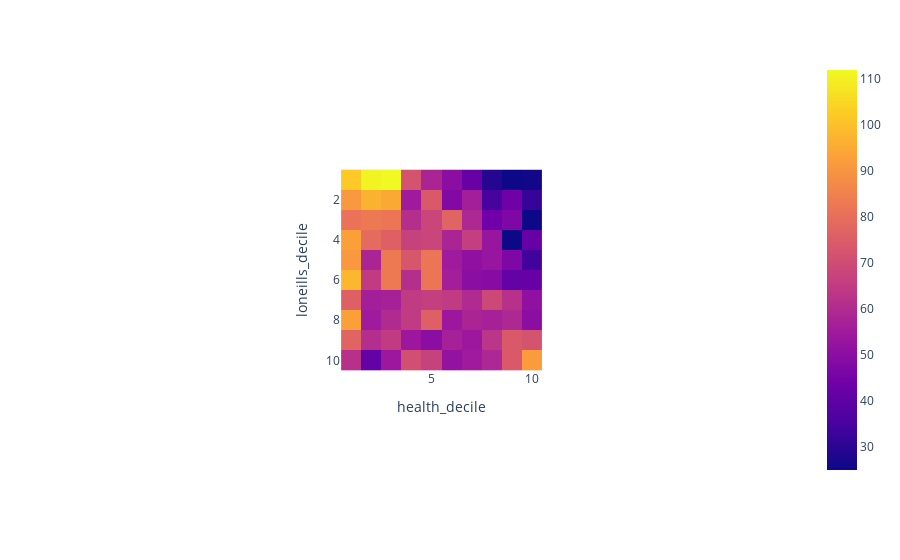

Write notebook code for a chart like this one.
### Code cell
fig = px.imshow(decile_counts)
fig.show()

### Figure 1 — Plotly figure (JSON) as saved in the notebook; plotly's stock layout.template omitted (floating-point values rounded to 4 significant figures)
{"data": [{"coloraxis": "coloraxis", "hovertemplate": "health_decile: %{x}<br>loneills_decile: %{y}<br>color: %{z}<extra></extra>", "name": "0", "type": "heatmap", "x": [1, 2, 3, 4, 5, 6, 7, 8, 9, 10], "xaxis": "x", "y": [1, 2, 3, 4, 5, 6, 7, 8, 9, 10], "yaxis": "y", "z": [[102, 111, 112, 72, 58, 50, 42, 29, 25, 26], [91, 97, 95, 55, 74, 48, 56, 35, 44, 32], [81, 83, 82, 61, 68, 77, 59, 44, 47, 25], [93, 79, 76, 67, 68, 58, 66, 53, 25, 42], [91, 58, 83, 73, 82, 55, 51, 53, 47, 34], [98, 65, 83, 61, 82, 56, 50, 49, 41, 42], [76, 56, 57, 65, 66, 65, 60, 69, 62, 51], [93, 55, 60, 65, 76, 54, 58, 57, 59, 50], [77, 61, 65, 54, 50, 57, 54, 63, 74, 72], [62, 41, 54, 71, 67, 52, 55, 59, 74, 92]]}], "layout": {"autosize": true, "coloraxis": {"colorscale": [[0, "#0d0887"], [0.1111, "#46039f"], [0.2222, "#7201a8"], [0.3333, "#9c179e"], [0.4444, "#bd3786"], [0.5556, "#d8576b"], [0.6667, "#ed7953"], [0.7778, "#fb9f3a"], [0.8889, "#fdca26"], [1, "#f0f921"]]}, "margin": {"t": 60}, "xaxis": {"anchor": "y", "autorange": true, "constrain": "domain", "domain": [0.3611, 0.6389], "range": [0.5, 10.5], "scaleanchor": "y", "title": {"text": "health_decile"}, "type": "linear"}, "yaxis": {"anchor": "x", "autorange": true, "constrain": "domain", "domain": [0, 1], "range": [10.5, 0.5], "title": {"text": "loneills_decile"}, "type": "linear"}}}
